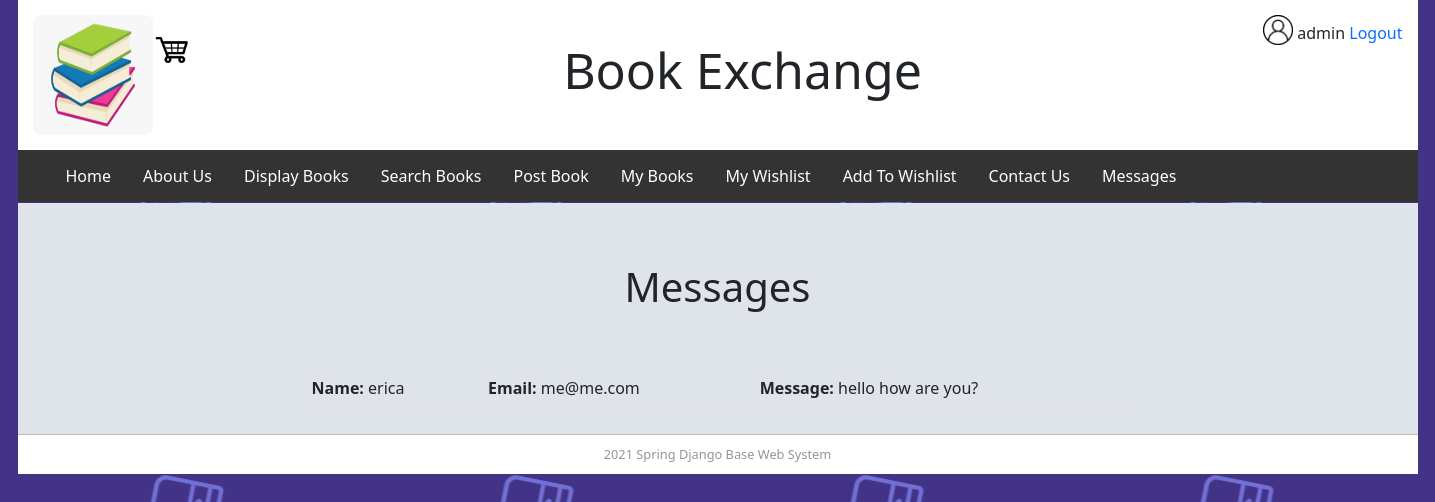
The app's page /displaymessages (signed in) with its own data.
### bookMng/models.py (models this page shows, shortened)
class MainMenu(models.Model):
    item = models.CharField(max_length=200, unique=True)
    link = models.CharField(max_length=200, unique=True)

class Message(models.Model):
    name = models.CharField(max_length=200)
    email = models.CharField(max_length=200)
    message = models.CharField(max_length=400)
    username = models.ForeignKey(User, blank=True, null=True, on_delete=models.CASCADE)

### bookMng/views.py (the view)
# urls.py: path('displaymessages', views.displaymessages, name='displaymessages'),
@login_required(login_url=reverse_lazy('login'))
def displaymessages(request):
    messages = Message.objects.all()
    username = request.user
    admin = (username.username == 'admin')
    return render(request,
                  'bookMng/displaymessages.html',
                  {
                      'item_list': MainMenu.objects.all(),
                      'messages': messages,
                      'admin': admin,
                      'username': username,
                  })

### bookEx/templates/bookMng/displaymessages.html (shortened to what this page needs)
{% extends "base.html" %}
{% load static %}
{% block sidenav %}
    {% for item in item_list %}
        <li>
            <a href = "{{ item.link }}"> {{ item.item }} </a>
        </li>
    {% endfor %}
{% endblock sidenav %}
{% block content %}
<h1 align ="center">Messages</h1>
{% if admin %}
<table class="table">
    {% for message in messages %}
        <tr>
            <td>
               <b> Name:</b> {{ message.name }}
            </td>
            <td>
                <b>Email: </b>{{ message.email }}
            </td>
            <td>
                <b>Message:</b> {{ message.message }}
            </td>
        </tr>
    {% endfor %}
</table>
{% else %}
<p> Unauthorized User </p>
{% endif %}
{% endblock content %}

### bookEx/templates/base.html (shortened to what this page needs)
{% load static %}
<html lang="en">
<head>
    <link rel="stylesheet" href="{% static 'main.css' %}"  type="text/css">
    <link rel="stylesheet" href="{% static 'bootstrap.min.css' %}" type="text/css"/>
</head>
<body>
<div id="wrapper">
    <header id="header">
        <div id="logo">
            <img src="{% static 'book_clip.png' %%}" width="120" height="120" style="float: left;"/>
            <span style="float: right;">
                {% if user.is_authenticated %}
                <img src="{% static 'person.png' %}" width="30" height="30"/>
                {{ user.username }}
                    <a href="{% url 'logout'%}?next=/">Logout</a>
                {% else %}
                    Not Logged in
                    <a href="{% url 'login' %}?next=/">Login</a>
                {% endif %}
            </span>
        </div>
        <div id="top_banner">
            <div id="imgtext">Book Exchange</div>
        </div>
        <div id="cart" >
 <a href="{% url 'cart' %}"><img src="{% static 'cart.png' %}" width="40" height="40"></a>
        </div>
    </header>
        <nav id="nav">
            <ul>
                {% block sidenav %}{% endblock sidenav %}
            </ul>
        </nav>
    <section id="main">
        {% block content %}{% endblock content %}
    </section>
    <footer id="footer">
        2021 Spring Django Base Web System
    </footer>
</div>
</body>
</html>

### bookEx/static/main.css (style rules this page uses)
body { background-image: url("patternbook.png"); background-repeat: repeat-y; background-position: center; font-family: Arial, Helvetica, sans-serif; }
#header { border-style: none; width: 1400px; height: 150px; background-color: #fff; }
#wrapper { margin-left: auto; margin-right: auto; width: 1400px; }
#footer { text-align: center; font-size: 0.8em; margin-top: 5px; padding-top:10px; padding-bottom: 10px; border-top: thin solid #bbbbbb; clear: both; color: #969696; background-color: #fff; width: 1400px; }
ul { list-style-type: none; margin: 0; padding: 0; overflow: hidden; background-color: #333; }
li { float: left; }
li a { display: block; color: white; text-align: center; padding: 14px 16px; text-decoration: none; }
#main { width: 1400px; float: left; align: center; height: auto; background-color: #dfe4ea; padding:10px; margin-top: -15px; }
#logo { padding: 15px; }
#top_banner { margin-left: 25px; position: relative; width: 100%; height: auto; }
#cart { vertical-align: bottom; position: relative; }
img { border-radius: 8px; margin-bottom: 10px; }
h1 { font-size: 40px; text-align: center; padding: 50px; }
#imgtext { position: absolute; top: 50%; left: 50%; transform: translate(-50%, -50%); font-size: 50px; vertical-align: center; margin-top: 40px; }
.table { width: 60% !important; margin: auto; }
a:link, a:visited { text-decoration: none; }

### records on screen
MainMenu: item "Home"
MainMenu: item "About Us"
MainMenu: item "Display Books"
MainMenu: item "Search Books"
MainMenu: item "Post Book"
MainMenu: item "My Books"
MainMenu: item "My Wishlist"
MainMenu: item "Add To Wishlist"
MainMenu: item "Contact Us"
MainMenu: item "Messages"
Message: name "erica", email "me@me.com", message "hello how are you?"

### other values on screen
{{ user.username }} "admin"
